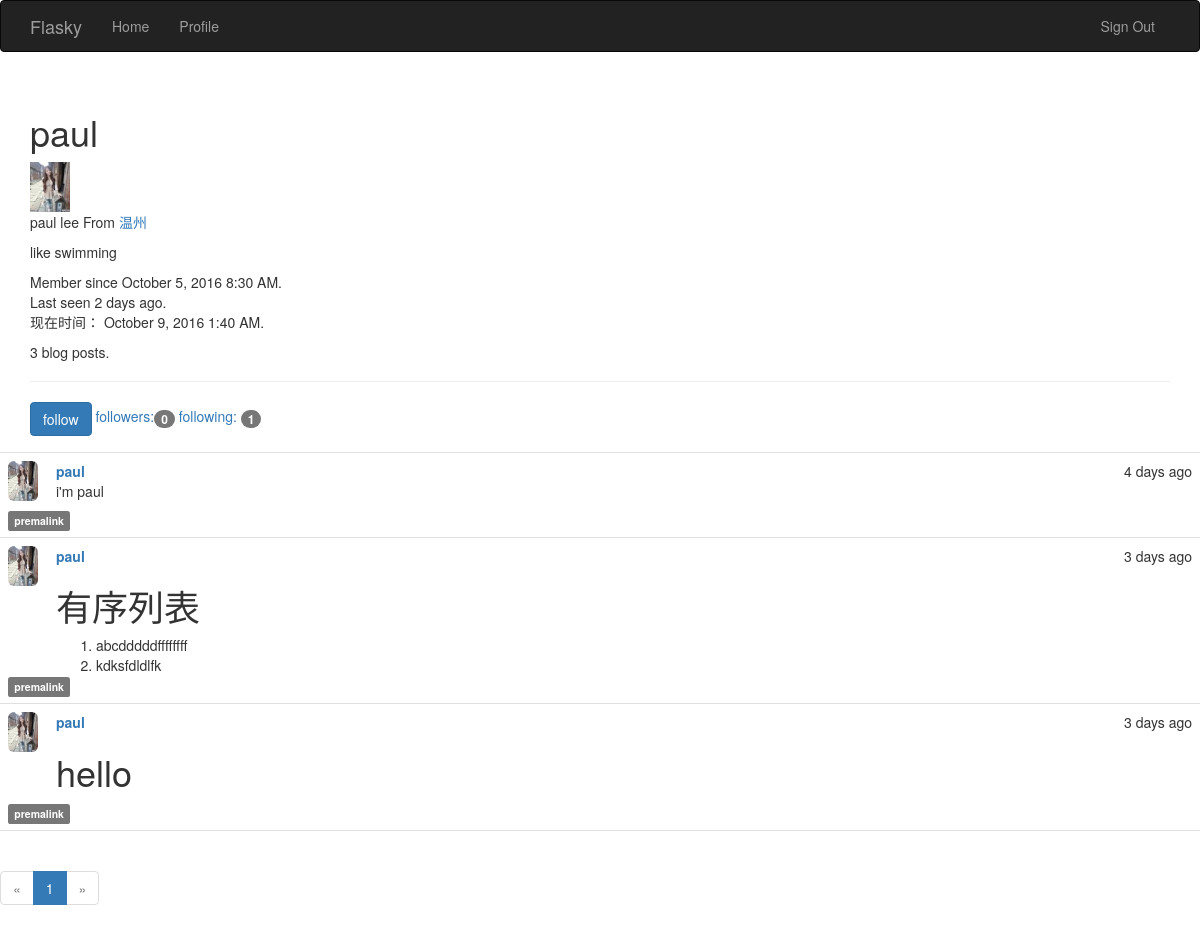
Page /user/paul (signed in) on the committed database.
### app/models.py (models this page shows, shortened)
class User(db.Model,UserMixin):
    __tablename__ = 'users'
    id = db.Column(db.Integer, primary_key=True)
    email=db.Column(db.String(64),unique=True,index=True)
    username = db.Column(db.String(64), unique=True, index=True)
    name=db.Column(db.String(64))
    location=db.Column(db.String(64))
    about_me=db.Column(db.Text())
    member_since=db.Column(db.DateTime(),default=datetime.utcnow)
    last_seen=db.Column(db.DateTime(),default=datetime.utcnow)
    password_hash=db.Column(db.String(128))
    role_id = db.Column(db.Integer, db.ForeignKey('roles.id'))
    confirmed = db.Column(db.Boolean, default=False)
    upload_picture=db.Column(db.Boolean,default=False)
    posts=db.relationship('Post',backref='author',lazy='dynamic')
    followed = db.relationship('Follow',
        foreign_keys=[Follow.follower_id],
        backref=db.backref('follower', lazy='joined'),
        lazy='dynamic',
        cascade='all, delete-orphan')
    followers = db.relationship('Follow',
        foreign_keys=[Follow.followed_id],
        backref=db.backref('followed', lazy='joined'),
        lazy='dynamic',
        cascade='all, delete-orphan')
    def is_following(self, user):
        return self.followed.filter_by(
            followed_id=user.id).first() is not None
    def picture_url(self):
        if os.path.isfile('app\\static\\picture\\{}.jpg'.format(self.username)):
            return url_for('static',filename='picture/{}.jpg'.format(self.username),_external=True)
        return url_for('static',filename='picture/{}.jpg'.format('default'),_external=True)
    def ping(self):
        self.last_seen=datetime.utcnow()
        db.session.add(self)
    def can(self, permissions):
        return self.role is not None and \
            (self.role.permissions & permissions) == permissions
    def is_administrator(self):
        return self.can(Permission.ADMINISTER)
    @property
    def password(self):
        raise AttributeError('password not readable')

class Post(db.Model):
    __tablename__='posts'
    id=db.Column(db.Integer,primary_key=True)
    body_html=db.Column(db.Text)
    body=db.Column(db.Text)
    timestamp=db.Column(db.DateTime,default=datetime.utcnow)
    author_id=db.Column(db.Integer,db.ForeignKey('users.id'))

### app/main/views.py (the view)
@main.route('/user/<username>')
def profile(username):
    u=User.query.filter_by(username=username).first()
    if u is None:
        abort(404)
    page = request.args.get('page', 1, type=int)
    pagination = u.posts.paginate(
    page, per_page=current_app.config['FLASKY_POSTS_PER_PAGE'],
        error_out=False)
    posts = pagination.items
    if u.upload_picture:
        filename=u.username
    else:
        filename='default'
    return render_template('user.html',user=u,utctime=datetime.utcnow(),posts=posts,filename=filename,pagination=pagination)

### app/auth/__init__.py (called while the page is built)
@auth.before_app_request
def before_request():
    if current_user.is_authenticated:
        current_user.ping()
    if current_user.is_authenticated and not current_user.confirmed and request.endpoint[:5]!='auth.':
        return redirect(url_for('auth.unconfirm',username=current_user.username))

### app/main/__init__.py (called while the page is built)
@main.app_context_processor
def inject_permissions():
    return dict(Permission=Permission)

### app/models.py (called while the page is built)
@login_manager.user_loader
def load_user(user_id):
    return User.query.get(int(user_id))

### app/templates/user.html (shortened to what this page needs)
{% extends 'base.html' %}
{% import '_macros.html' as macros %}
{% block page_content -%}
<div class="page-header">
<h1>{{ user.username }}</h1>
    <img src="{{ url_for('static',filename='picture/{}.jpg'.format(filename)) }}" width="40px" height="50px"/>
{% if user.name or user.location %}
<p>
{% if user.name %}{{ user.name }}{% endif %}
{% if user.location %}
From <a href="http://map.baidu.com/?q={{ user.location }}">
{{ user.location }}
</a>
{% endif %}
</p>
{% endif %}
{% if user.about_me %}<p>{{ user.about_me }}</p>{% endif %}
<p>
Member since {{ moment(user.member_since).format('LLL') }}.
    <br>
Last seen {{ moment(user.last_seen).fromNow() }}.
    <br>
现在时间： {{ moment(utctime).format('LLL') }}.
</p>
<p>{{ user.posts.count() }} blog posts.</p>
</div>
{% if user!=current_user %}
{% if current_user.can(Permission.FOLLOW) and current_user.is_following(user) %}
<a href="{{ url_for('main.unfollow',username=user.username) }}" class="btn btn-default">
unfollow
    </a>
{% else %}
<a href="{{ url_for('main.follow',username=user.username) }}" class="btn btn-primary">
follow
    </a>
{% endif %}
{% endif %}
<a href="{{ url_for('main.followers',username=user.username) }}">followers:<span class="badge">{{ user.followers.count() }}</span></a>
<a href="{{ url_for('main.following',username=user.username) }}">following: <span class="badge">{{ user.followed.count() }}</span></a>
</div>
{% include '_post.html' %}
<div class="pagination",position="middle">
{{ macros.pagination_widget(pagination, 'main.profile',username=user.username) }}
</div>
{% endblock page_content -%}

### app/templates/_post.html (shortened to what this page needs)
<ul class="posts">
    {% for post in posts %}
    <li class="post">
        <div class="profile-thumbnail">
            <a href="{{ url_for('.profile', username=post.author.username) }}">
                <img class="img-rounded profile-thumbnail" src="{{ post.author.picture_url() }}" width="30" height="40"/>
            </a>
        </div>
        <div class="post-content">
        <div class="post-date">{{ moment(post.timestamp).fromNow() }}</div>
        <div class="post-author">
            <a href="{{ url_for('.profile', username=post.author.username) }}">
                {{ post.author.username }}
            </a>
        </div>
        <div class="post-body">
            {%- if post.body_html -%}
            {{ post.body_html|safe }}
            {%- else %}
            {{ post.body }}
            {%- endif %}
        </div>
        </div>
        <div class="post-footer">
            <a href="{{ url_for('.post',id=post.id) }}"><span class="label label-default">premalink</span></a>
        </div>
    </li>
    {% endfor %}
</ul>

### app/static/style.css (style rules this page uses)
.profile-thumbnail { position: absolute; }
ul.posts { list-style-type: none; padding: 0px; margin: 16px 0px 0px 0px; border-top: 1px solid #e0e0e0; }
ul.posts li.post { padding: 8px; border-bottom: 1px solid #e0e0e0; }
div.post-date { float: right; position: positive; }
div.post-author { font-weight: bold; position: positive; }
div.post-content { margin-left: 48px; min-height: 48px; }

### rows in the picture
User: username "paul", name "paul lee", location "温州", about_me "like swimming", member_since "October 5, 2016 8:30 AM", last_seen "2 days ago"
Post: timestamp "4 days ago", author.username "paul", body "i'm paul"
Post: timestamp "3 days ago", author.username "paul", body_html "有序列表 abcdddddffffffff kdksfdldlfk"
Post: timestamp "3 days ago", author.username "paul", body_html "hello"

### other values in the picture
{{ user.posts.count() }} "3"
{{ user.followers.count() }} "0"
{{ user.followed.count() }} "1"
{{ p }} "1"
